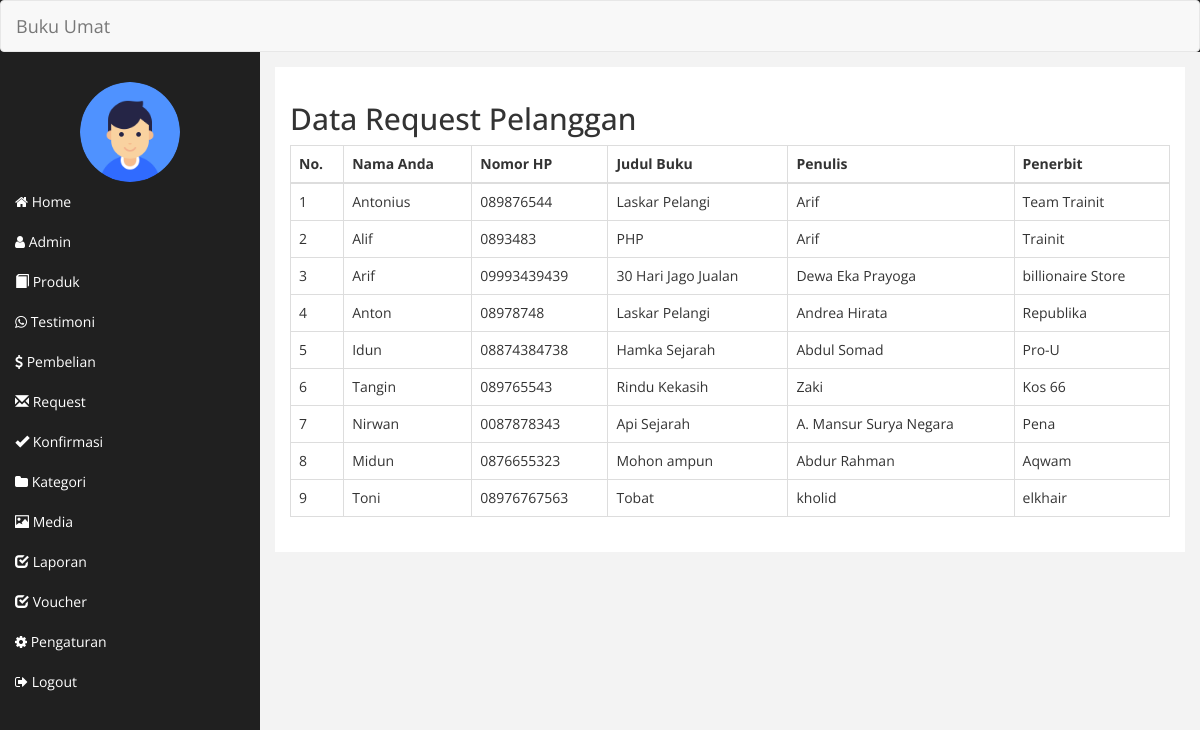
Page /adminbukuumat/index.php?halaman=request (signed in) on the committed database.
### tables this page shows
CREATE TABLE `request` (
  `id_request` int(11) NOT NULL,
  `nama_request` varchar(225) NOT NULL,
  `hp_request` char(13) NOT NULL,
  `judul_request` varchar(225) NOT NULL,
  `penulis` varchar(225) NOT NULL,
  `penerbit` varchar(100) NOT NULL
);

### config/class.php (called while the page is built, shortened)
<?php
$mysqli = new mysqli("localhost", "u7951607_goonpro", "Bismillah", "u7951607_bukuumat" );
class admin
{
	public $koneksi;
	function __construct($mysqli)
	{
		$this->koneksi = $mysqli;
	}
	function ambil_admin($ida)
	{
		$ambil = $this->koneksi->query("SELECT * FROM admin WHERE id_admin='$ida'");
		$pecahdata = $ambil->fetch_assoc();
		return $pecahdata;
	}
}
class request
{
	public $koneksi;
	function __construct($mysqli)
	{
		$this->koneksi = $mysqli;
	}
	function tampil_request_admin()
	{
		$semuadata = array();
		$ambil = $this->koneksi->query("SELECT * FROM request ORDER BY id_request DESC" );
		while($pecahdata = $ambil->fetch_assoc())
		{
			$semuadata[] = $pecahdata;
		}
		return $semuadata;
	}
}
$admin = new admin($mysqli);
$request = new request($mysqli);
?>

### adminbukuumat/request/tampilrequest.php (the view)
<?php
$datarequest = $request->tampil_request_admin();
?>
<h2>Data Request Pelanggan</h2>
<table class="table table-bordered" >
	<thead>
		<tr>
			<th>No.</th>
			<th>Nama Anda</th>
			<th>Nomor HP</th>
			<th>Judul Buku</th>
			<th>Penulis</th>
			<th>Penerbit</th>
		</tr>
	</thead>
	<tbody>
		<?php foreach ($datarequest as $key => $value): ?>
			<?php $i = 1; ?>
			<tr>
				<td><?php echo $key+$i; ?></td>
				<td><?php echo $value['nama_request']; ?></td>
				<td><?php echo $value['hp_request']; ?></td>
				<td><?php echo $value['judul_request']; ?></td>
				<td><?php echo $value['penulis']; ?></td>
				<td><?php echo $value['penerbit']; ?></td>
			</tr>
		<?php endforeach ?>
	</tbody>
</table>

### adminbukuumat/index.php (shortened to what this page needs)
<?php
include '../config/class.php';
$id_admin = $_SESSION['admin']['id_admin'];
$detailadmin = $admin->ambil_admin($id_admin);
?>
<!DOCTYPE html>
<html lang="en">
<head>
	<link href="../assets/bootstrap/css/bootstrap.min.css" rel="stylesheet">
	<link rel="stylesheet" href="../assets/fontawesome/css/font-awesome.css">
	<link rel="stylesheet" href="../assets/dist/css/sendiri.css">
</head>
<body>
	<?php
	$aktif = "home";
	?>
	<div id="wrapper">
		<nav class="navbar navbar-default">
			<div class="navbar-header">
				<a class="navbar-brand" href="#">Buku Umat</a>
			</div>
		</nav>
		<nav class="navbar-default navbar-side">
			<div class="sidebar-collapse">
				<ul class="nav" id="main-menu">
					<div class="text-center">
							<img src="../assets/foto_admin/<?php echo $detailadmin['foto_admin']; ?>" class="img-circle admin-image">
					</div>
					<li class="<?php if($aktif=="home"){echo "active";} ?>"><a href="index.php"><i class="fa fa-home"></i> Home</a></li>
					<li class="<?php if($aktif=="admin"){echo "active";} ?>"><a href="index.php?halaman=admin"><i class="fa fa-user"></i> Admin</a></li>
					<li><a href="index.php?halaman=produk"><i class="glyphicon glyphicon-book"></i> Produk</a></li>
					<li><a href="index.php?halaman=testimoni"><i class="fa fa-whatsapp"></i> Testimoni</a></li>
					<li><a href="index.php?halaman=pembelian"><i class="fa fa-dollar"></i> Pembelian</a></li>
					<li><a href="index.php?halaman=request"><i class="
						glyphicon glyphicon-envelope"></i> Request</a></li>
						<li><a href="index.php?halaman=konfirmasi"><i class="glyphicon glyphicon-ok"></i> Konfirmasi</a></li>
						<li><a href="index.php?halaman=kategori"><i class="fa fa-folder"></i> Kategori</a></li>
						<li><a href="index.php?halaman=media"><i class="glyphicon glyphicon-picture"></i> Media</a></li>
						<li><a href="index.php?halaman=laporan"><i class="glyphicon glyphicon-check"></i> Laporan</a></li>
						<li><a href="index.php?halaman=voucher"><i class="glyphicon glyphicon-check"></i> Voucher</a></li>
						<li><a href="index.php?halaman=pengaturan"><i class="fa fa-cog"></i> Pengaturan</a></li>
						<li><a href="index.php?halaman=logout"><i class="fa fa-sign-out"></i> Logout</a></li>
					</div>
				</nav>
				<div id="page-wrapper">
					<div id="page-inner">
						<?php
						if(!isset($_GET['halaman']))
						{
							include 'home.php';
						}else
						{
							if($_GET['halaman']=="kategori")
							{
								include 'kategori/tampilkategori.php';
							}
							elseif ($_GET['halaman']=="tambahkategori") {
								include 'kategori/tambahkategori.php';
							}
							elseif ($_GET['halaman']=="ubahkategori")
							{
								include 'kategori/ubahkategori.php';
							}
							elseif ($_GET['halaman']=="hapuskategori") {
								include 'kategori/hapuskategori.php';
							}
							elseif($_GET['halaman']=="produk")
							{
								include 'produk/tampilproduk.php';
							}
							elseif($_GET['halaman']=="detailproduk")
							{
								include 'produk/detailproduk.php';
							}
							elseif($_GET['halaman']=="ubahproduk")
							{
								include 'produk/ubahproduk.php';
							}
							elseif($_GET['halaman']=="hapusproduk")
							{
								include 'produk/hapusproduk.php';
							}
							elseif($_GET['halaman']=="tambahproduk")
							{
								include 'produk/tambahproduk.php';
							}
							elseif($_GET['halaman']=="fotoproduk")
							{
								include 'produk/fotoproduk.php';
							}
							elseif($_GET['halaman']=="pembelian")
							{
								include 'pembelian/tampilpembelian.php';
							}
							elseif($_GET['halaman']=='pembayaran')
							{
								include 'pembelian/pembayaran.php';
							}
							elseif($_GET['halaman']=='nota')
							{
								include'pembelian/nota.php';
							}
							elseif ($_GET['halaman']=="pengaturan")
							{
								include 'pengaturan/tampilpengaturan.php';
							}
							elseif ($_GET['halaman']=="ubahpengaturan")
							{
								include 'pengaturan/ubahpengaturan.php';
							}
							elseif ($_GET['halaman']=="admin")
							{
								include 'admin/tampiladmin.php';
							}
							elseif ($_GET['halaman']=="tambahadmin") {
								include 'admin/tambahadmin.php';
							}
							elseif ($_GET['halaman']=="hapusadmin") {
								include 'admin/hapusadmin.php';
							}
							elseif ($_GET['halaman']=="ubahadmin") {
								include 'admin/ubahadmin.php';
							}
							elseif ($_GET['halaman']=="diskon") {
								include 'diskon/tampildiskon.php';
							}
							elseif ($_GET['halaman']=="tambahdiskon")
							{
								include 'diskon/tambahdiskon.php';
							}elseif ($_GET['halaman']=="hapusdiskon")
							{
								include 'diskon/hapusdiskon.php';
							}elseif ($_GET['halaman']=="ubahdiskon") {
								include 'diskon/ubahdiskon.php';
							}
							elseif ($_GET['halaman']=="testimoni") {
								include 'testimoni/tampiltestimoni.php';
							}
							elseif($_GET['halaman']=="tambahtestimoni")
							{
								include 'testimoni/tambahtestimoni.php';
							}
							elseif($_GET['halaman']=="ubahtestimoni")
							{
								include 'testimoni/ubahtestimoni.php';
							}
							elseif($_GET['halaman']=="hapustestimoni")
							{
								include 'testimoni/hapustestimoni.php';
							}
							elseif($_GET['halaman']=="logout")
							{
								include 'logout.php';
							}
							elseif($_GET['halaman']=="media")
							{
								include 'media/tampilmedia.php';
							}
							elseif($_GET['halaman']=="ubahmedia")
							{
								include 'media/ubahmedia.php';
							}
							elseif ($_GET['halaman']=="request")
							{
								include 'request/tampilrequest.php';
							}
							elseif($_GET['halaman']=="pembeliandiskon")
							{
								include 'pembeliandiskon/tampilpembeliandiskon.php';
							}
							elseif($_GET['halaman']=="konfirmasi")
							{
								include 'konfirmasi/tampilkonfirmasi.php';
							}
							elseif($_GET['halaman']=="laporan")
							{
								include 'pembelian/laporan.php';
							}elseif($_GET['halaman']=="voucher")
							{
								include'voucher/tambahvoucher.php';
							}
						}
						?>
					</div>
				</div>
			</div>
		</body>
		</html>

### rows in the picture
request: i "1", nama_request "Antonius", hp_request "089876544", judul_request "Laskar Pelangi", penulis "Arif", penerbit "Team Trainit"
request: i "2", nama_request "Alif", hp_request "0893483", judul_request "PHP", penulis "Arif", penerbit "Trainit"
request: i "3", nama_request "Arif", hp_request "09993439439", judul_request "30 Hari Jago Jualan", penulis "Dewa Eka Prayoga", penerbit "billionaire Store"
request: i "4", nama_request "Anton", hp_request "08978748", judul_request "Laskar Pelangi", penulis "Andrea Hirata", penerbit "Republika"
request: i "5", nama_request "Idun", hp_request "08874384738", judul_request "Hamka Sejarah", penulis "Abdul Somad", penerbit "Pro-U"
request: i "6", nama_request "Tangin", hp_request "089765543", judul_request "Rindu Kekasih", penulis "Zaki", penerbit "Kos 66"
request: i "7", nama_request "Nirwan", hp_request "0087878343", judul_request "Api Sejarah", penulis "A. Mansur Surya Negara", penerbit "Pena"
request: i "8", nama_request "Midun", hp_request "0876655323", judul_request "Mohon ampun", penulis "Abdur Rahman", penerbit "Aqwam"
request: i "9", nama_request "Toni", hp_request "08976767563", judul_request "Tobat", penulis "kholid", penerbit "elkhair"
